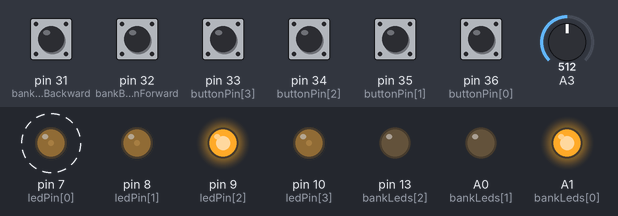
Bench run of a sketch on a simulated Teensy 4. Parts: output pins drawn as LEDs (lit = HIGH). Dashed ring = blinking. The test bench sets the inputs (shaded band); at power-on: pin 31 (bankButtonBackward), pin 32 (bankButtonForward), pin 33 (buttonPin[3]), pin 34 (buttonPin[2]), pin 35 (buttonPin[1]), pin 36 (buttonPin[0]) LOW, A3 = 512. EEPROM starts erased.

Above: at 1.2 s.
1.3 s: pin 31 (bankButtonBackward) pulled HIGH for 0.15 s
At 1.9 s:
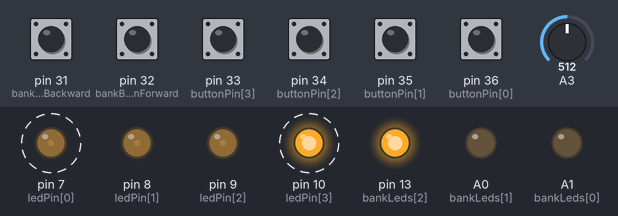
At 2.9 s:
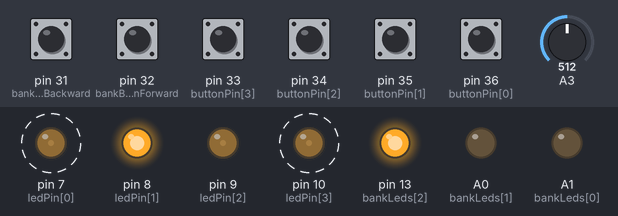
4.3 s: pin 32 (bankButtonForward) pulled HIGH for 0.15 s
At 4.88 s:
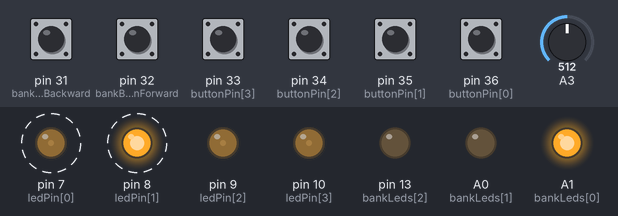
7.4 s: pin 33 (buttonPin[3]) pulled HIGH for 0.15 s
10.5 s: A3 set to 0
At 10.73 s:
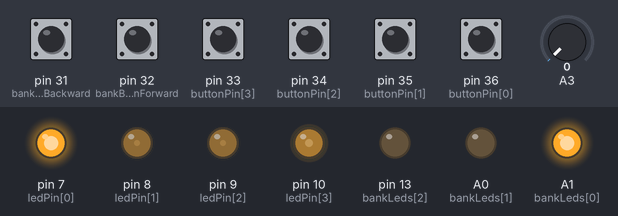
13.5 s: pin 34 (buttonPin[2]) pulled HIGH for 0.15 s
16.5 s: A3 set to 122
Timing chart, 0 to 20.5 s (numbered marks = the images above; inputs shaded):
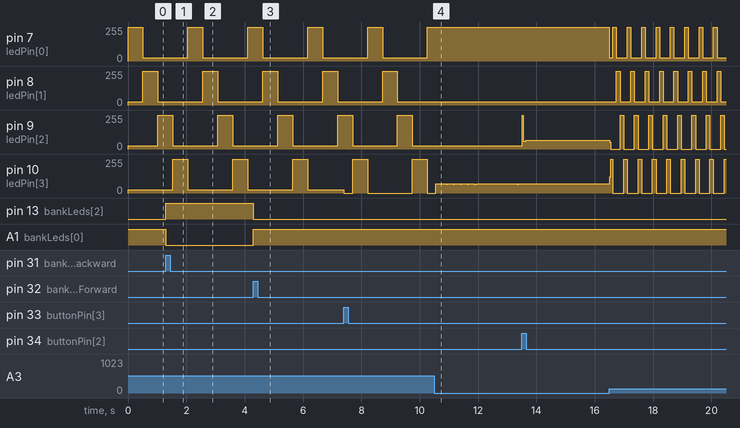

Measured:
- after the input at 1.3 s, pin 13 (bankLeds[2]): LOW → HIGH at once; A1 (bankLeds[0]): HIGH → LOW at once
- after the input at 4.3 s, pin 13 (bankLeds[2]): HIGH → LOW at once; A1 (bankLeds[0]): LOW → HIGH at once
- after the input at 10.5 s, pin 7 (ledPin[0]): stays 255/255 (without the input it goes to 25/255 after 0.28 s); pin 8 (ledPin[1]): stops changing and stays 25/255; pin 9 (ledPin[2]): stays 25/255 (without the input it goes to 255/255 after 0.79 s)
- by itself, pin 10 (ledPin[3]): moves between 0/255 and 255/255, repeating every 0.49 s

The sketch:

WEEK_8_GITHUB.ino
```cpp
#include <EEPROM.h>

//This is a test comment to test GitHub uploads

//Week 6 Digital Lab: Drum Sequencer
//Chris Friedman

boolean stepState[3][4] =
{
  { false, false, false, false },
  { false, false, false, false },
  { false, false, false, false }
};
int buttonPin[4] = { 36, 35, 34, 33 };
boolean lastButtonState[4] = { LOW, LOW, LOW, LOW };
boolean buttonState[4] = { LOW, LOW, LOW, LOW };
int ledPin[4] = { 7, 8, 9, 10 };
int tempo = 17;
int currentStep = 0;
unsigned long lastStepTime = 0;
int i = 0;
int j = 0;
int p = 0;
int note[3][4] =
{
  { 46, 46, 46, 46 },
  { 58, 58, 58, 58 },
  { 66, 66, 66, 66 }
};
int bankLeds[3] = { 15, 14, 13 };
int bankButtonForward = 32;
int bankButtonBackward = 31;
boolean bankButtonForwardState = LOW;
boolean lastBankButtonForwardState = LOW;
boolean bankButtonBackwardState = LOW;
boolean lastBankButtonBackwardState = LOW;
int currentSequence = 0;


void setup()
{
  //Serial.begin(9600);
  for (i = 0; i < 4; i++)
  {
    pinMode(buttonPin[i], INPUT);
    pinMode(ledPin[i], OUTPUT);
  }
  for (i = 0; i < 3; i++)
  {
    pinMode(bankLeds[i], OUTPUT);
  }
  pinMode(bankButtonForward, INPUT);
  pinMode(bankButtonBackward, INPUT);

  loadFromEEPROM();
}

void loop()
{
  checkSequenceButtons();
  checkButtons();
  sequence();
  setLeds();
}

void checkButtons()
{
  for (i = 0; i < 4; i++)
  {
    lastButtonState[i] = buttonState[i];
    buttonState[i] = digitalRead(buttonPin[i]);

    if (buttonState[i] == HIGH && lastButtonState[i] == LOW)
    {
      if (stepState[currentSequence][i] == false)
      {
        stepState[currentSequence][i] = true;
      }
      else if (stepState[currentSequence][i] == true)
      {
        stepState[currentSequence][i] = false;
      }
      saveToEEPROM();
    }
  }
}

void checkSequenceButtons()
{
  digitalWrite(bankLeds[currentSequence], HIGH);

  lastBankButtonForwardState = bankButtonForwardState;
  bankButtonForwardState = digitalRead(bankButtonForward);
  lastBankButtonBackwardState = bankButtonBackwardState;
  bankButtonBackwardState = digitalRead(bankButtonBackward);

  if (bankButtonForwardState == HIGH && lastBankButtonForwardState == LOW)
  {
    sequenceCounterForward();
  }
  else if (bankButtonBackwardState == HIGH && lastBankButtonBackwardState == LOW)
  {
    sequenceCounterBackward();
  }
}

void setLeds()
{
  for (i = 0; i < 4; i++)
  {
    if (i == currentStep)
    {
      analogWrite(ledPin[i], 255);
    }
    else if (stepState[currentSequence][i] == true)
    {
      analogWrite(ledPin[i], 25);
    }
    else
    {
      analogWrite(ledPin[i], 0);
    }
  }
}

void sequence()
{
  tempo = analogRead(A3);

  if (millis() > lastStepTime + tempo)
  {
    currentStep = currentStep + 1;
    if (currentStep > 3)
    {
      currentStep = 0;
    }

    sendMidi();

    lastStepTime = millis();
  }
}

void sendMidi()
{
  for (i = 0; i < 4; i++)
  {
    if (stepState[currentSequence][i] == true && i == currentStep)
    {
      usbMIDI.sendNoteOff(note[currentSequence][i], 0, 1);
      usbMIDI.sendNoteOn(note[currentSequence][i], 127, 1);
    }
  }
}

void sequenceCounterForward()
{
  digitalWrite(bankLeds[currentSequence], LOW);
  currentSequence++;
  if (currentSequence > 2)
  {
    currentSequence = 0;
  }
  digitalWrite(bankLeds[currentSequence], HIGH);
}

void sequenceCounterBackward()
{
  digitalWrite(bankLeds[currentSequence], LOW);
  currentSequence--;
  if (currentSequence < 0)
  {
    currentSequence = 2;
  }
  digitalWrite(bankLeds[currentSequence], HIGH);
}

void saveToEEPROM()
{
  p = 0;
  for (i = 0; i < 3; i++)
  {
    for (j = 0; j < 4; j++)
    {
      EEPROM.write(p, stepState[i][j]);
      p++;
    }
  }

//  Serial.println("New stepState EEPROM Write");
//  for (i = 0; i < 3; i++)
//  {
//    for (j = 0; j < 4; j++)
//    {
//      Serial.println(stepState[i][j]);
//    }
//  }
}

void loadFromEEPROM()
{
  p = 0;
  for (i = 0; i < 3; i++)
  {
    for (j = 0; j < 4; j++)
    {
      stepState[i][j] = EEPROM.read(p);
      p++;
    }
  }
}
```
